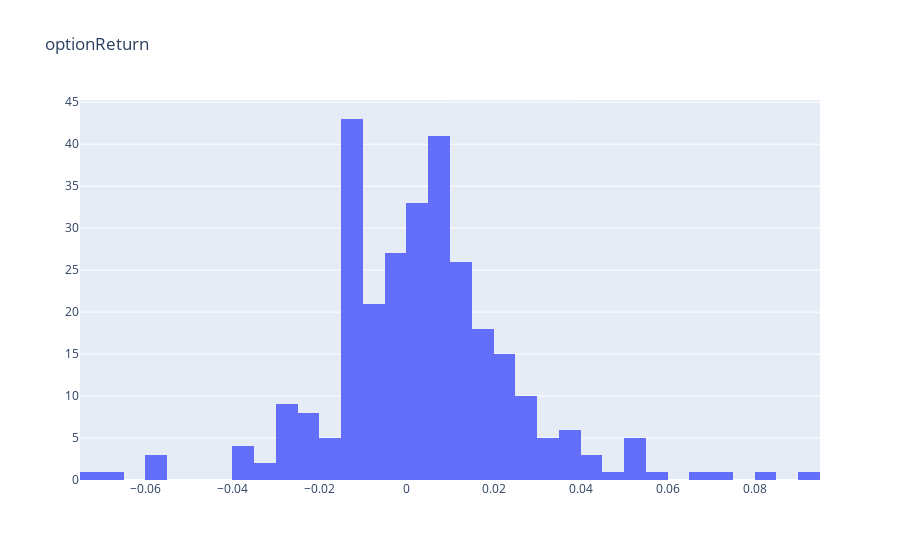

Here is the notebook cell this chart was saved with:
### Code cell
# portfolio['optionReturn']的分布
fig = go.Figure()
fig.add_trace(go.Histogram(x=portfolio['optionReturn'], name="optionReturn"))
fig.update_layout(title_text='optionReturn')
fig.show()

### Figure 1 — Plotly figure (JSON) as saved in the notebook; plotly's stock layout.template omitted (floating-point values rounded to 4 significant figures; data arrays with more than 128 entries replaced by an {"elided": "..."} marker saying what was removed)
{"data": [{"name": "optionReturn", "type": "histogram", "x": {"elided": "292 float values"}}], "layout": {"title": {"text": "optionReturn"}}}
